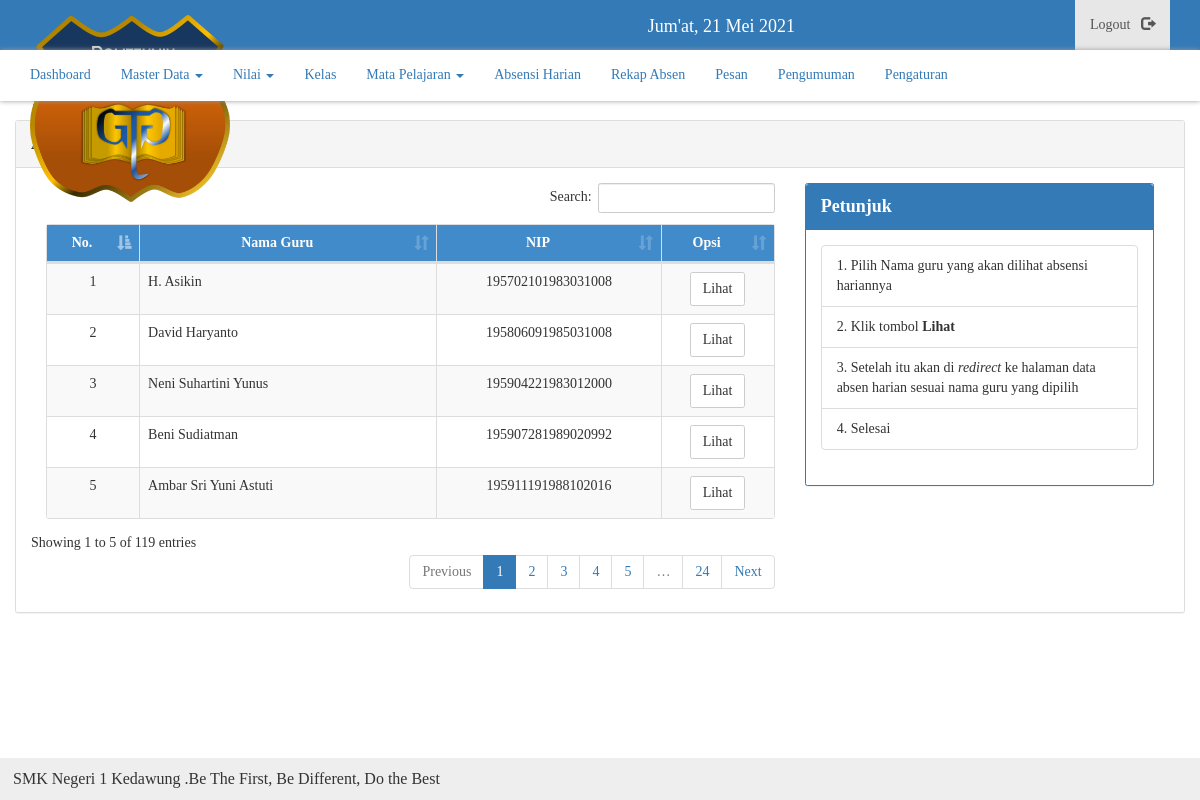
/admin/absensi-harian (signed in), run on the app's committed database.
### tables this page shows
CREATE TABLE `tbl_guru` (
  `id` int(11) NOT NULL,
  `id_card` varchar(100) NOT NULL,
  `password` varchar(255) NOT NULL,
  `nip` varchar(100) NOT NULL,
  `nama_guru` varchar(32) NOT NULL,
  `jenis_ptk` enum('Guru','Guru Mapel','Tata Usaha','Tim IT','Lainnya') NOT NULL,
  `wali_kelas` enum('1','0') NOT NULL DEFAULT '0',
  `hadir` varchar(5) NOT NULL DEFAULT '0',
  `izin` varchar(5) NOT NULL DEFAULT '0',
  `tugas` varchar(5) NOT NULL DEFAULT '0',
  `sakit` varchar(5) NOT NULL DEFAULT '0',
  `lain` varchar(5) NOT NULL DEFAULT '0',
  `ds` int(11) NOT NULL,
  `foto` varchar(100) NOT NULL
);

CREATE TABLE `tbl_info` (
  `id` int(11) NOT NULL,
  `isi` text NOT NULL
);

### function/main.php (called while the page is built, shortened)
<?php
function get($sql)
{
	global $link;
	if ($x = mysqli_query($link, $sql) or die(mysqli_error($link))) {
		return $x;
	}
}
function select($column, $table, $params=NULL)
{
	if ($params != NULL) {
		$sql = "SELECT $column FROM $table WHERE $params ";
	} else {
		$sql = "SELECT $column FROM $table ";
	}
	return get($sql);
}
?>

### admin/inc/absensi-harian.php (the view)
<?php
$no = 1;
$sqlg = select('*', "tbl_guru");
?>
<div class="col-md-8">
  <table class="table table-bordered table-striped" id="list-data">
    <thead>
      <tr>
        <th class="ctr">No.</th>
        <th class="ctr">Nama Guru</th>
        <th class="ctr">NIP</th>
        <th class="ctr">Opsi</th>
      </tr>
    </thead>
    <tbody>
    <?php while ($g = mysqli_fetch_object($sqlg)) : ?>
      <tr>
        <td class="ctr"><?= $no++; ?></td>
        <td><?= $g->nama_guru; ?></td>
        <td class="ctr">
          <?php
            if(empty($g->nip)){
              echo "Belum ada NIP";
            } else {
              echo $g->nip;
            }
           ?>
        </td>
        <td class="ctr">
          <a href="rekap-harian/<?= $g->id; ?>" class="btn btn-default">Lihat</a>
        </td>
      </tr>
    <?php endwhile;  ?>
    </tbody>
  </table>
</div>
<div class="col-md-4">
  <div class="panel panel-primary">
    <div class="panel-heading">
      Petunjuk
    </div>
    <div class="panel-body">
      <ul class="list-group">
        <li class="list-group-item">1. Pilih Nama guru yang akan dilihat absensi hariannya</li>
        <li class="list-group-item">2. Klik tombol <b>Lihat</b></li>
        <li class="list-group-item">3. Setelah itu akan di <i>redirect</i> ke halaman data absen harian sesuai nama guru yang dipilih </li>
        <li class="list-group-item">4. Selesai </li>
      </ul>
    </div>
  </div>
</div>

### templates/footer.php
<?php
$rt = select("*", "tbl_info", "id=1 LIMIT 1");
$run = mysqli_fetch_assoc($rt);
?>
<footer>
  <marquee>
    <?= $run['isi']; ?>
  </marquee>
</footer>
</body>
</html>

### assets/css/admin.css (style rules this page uses)
* { margin: 0; padding: 0; text-decoration: none; list-style:none; }
body { background-image: url('../../images/wallup.jpg'); background-size: cover; background-attachment: fixed; }
.ctr { text-align: center !important; }
.panel, .table, .btn, .form-control, #sidebar { border-radius: 2.5px !important; }

### assets/css/style.css (style rules this page uses)
* { margin: 0; padding: 0; text-decoration: none; list-style:none; font-family: "Roboto Slab"; }
body { background-attachment: fixed !important; }
.ctr { text-align: center !important; }
.panel, .table, .btn, .form-control, #sidebar { border-radius: 2.5px !important; }
thead { background: #428bca; color: #fff; }
footer { position: fixed; width: 100% !important; margin-top: 20px; background: #eee; padding: 13px; font-size: 16px; line-height: 16px; bottom: 0 !important; }
#content .panel-heading { font-size: 18px; font-weight: bold; }

### data on the page
tbl_guru: nama_guru "H. Asikin", nip "195702101983031008"
tbl_guru: nama_guru "David Haryanto", nip "195806091985031008"
tbl_guru: nama_guru "Neni Suhartini Yunus", nip "195904221983012000"
tbl_guru: nama_guru "Beni Sudiatman", nip "195907281989020992"
tbl_guru: nama_guru "Ambar Sri Yuni Astuti", nip "195911191988102016"
tbl_info: isi "SMK Negeri 1 Kedawung .Be The First, Be Different, Do the Best"
